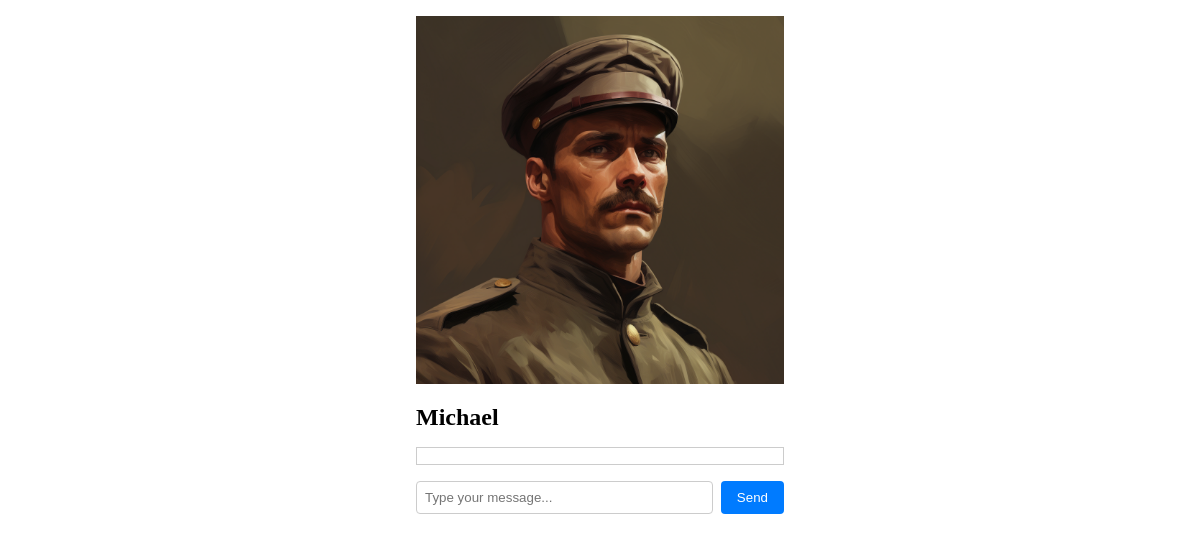
The page /character/13 on the database its author committed.
### character/models.py (models this page shows, shortened)
class Character(models.Model):
    name = models.CharField(max_length=100)
    description = models.TextField()
    image = models.ImageField(upload_to='images/', default='images/placeholder.jpg', blank=True)

### character/views.py (the view)
# urls.py: path('character/<int:pk>', views.character, name='character'),
def character(request, pk):
    character = get_object_or_404(Character, pk=pk)
    quests = Quest.objects.filter(character=character)
    quest_strings = []
    for quest in quests:
        quest_string = f"{quest.name}: {quest.description}"
        quest_strings.append(quest_string)
        quest.completed = True
        quest.save()
    current_character = Character_AI(character.name, character.description, "You are in newyork during the 1930's", "These are quests associated with your character: " + str(quest_strings))
    cache_key = 'character_' + str(pk)
    cache.set(cache_key, current_character, 60 * 60 * 24)
    return render(request, 'character/character.html', {'character': character, 'cache_key': cache_key, 'quests': quests})

### character/templates/character/character.html (shortened to what this page needs)
<!DOCTYPE html>
<html lang="en">
<head>
</head>
<body>
    <div class="character-screen">
        <img class="character-image" src="{{ character.image.url }}" alt="Character Image">
        <h1 class="character-heading">{{ character.name }} </h1>
        <div class="chat-log" id="chat-log">
        </div>
        <div class="chat-input-container">
            <input class="chat-input" id="chat-input" type="text" placeholder="Type your message..." />
            <button class="chat-button" id="chat-button">Send</button>
        </div>
    </div>
</body>
</html>

### character/templates/character/character.html (style rules this page uses)
* { margin: 0; padding: 0; box-sizing: border-box; }
.character-screen { width: 100%; max-width: 400px; margin: 0 auto; padding: 16px; }
.character-image { width: 100%; height: auto; }
.character-heading { font-size: 24px; margin-top: 16px; }
.chat-log { max-height: 300px; overflow-y: auto; border: 1px solid #ccc; padding: 8px; margin-top: 16px; }
.chat-input-container { display: flex; margin-top: 16px; }
.chat-input { flex: 1; padding: 8px; border: 1px solid #ccc; border-radius: 4px; }
.chat-button { padding: 8px 16px; background-color: #007bff; color: #fff; border: none; border-radius: 4px; margin-left: 8px; cursor: pointer; }

### rows shown on the page
Character: image (picture), name "Michael"
